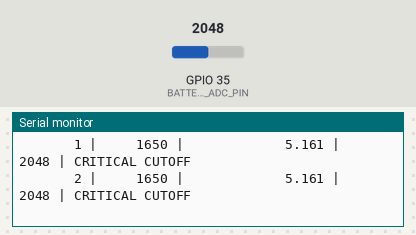
Simulated run of this sketch. Board: ESP32. Shown: the last lines printed to the serial monitor. The test bench sets the inputs (shaded band); at power-on: GPIO 35 (BATTERY_ADC_PIN) = 2048.

Above: at 2.2 s.
2.3 s: GPIO 35 (BATTERY_ADC_PIN) set to 2866
At 3.9 s:
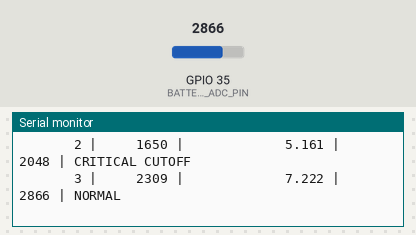
5.3 s: GPIO 35 (BATTERY_ADC_PIN) set to 3603
At 7.0 s:
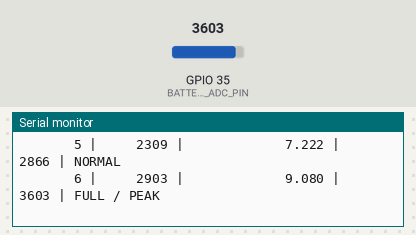
8.3 s: GPIO 35 (BATTERY_ADC_PIN) set to 4095
At 9.5 s:
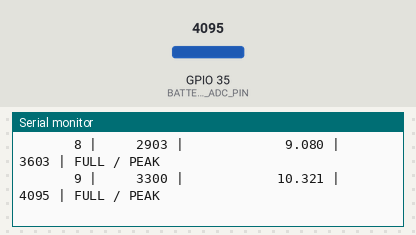
11.3 s: GPIO 35 (BATTERY_ADC_PIN) set to 2047
At 12.1 s:
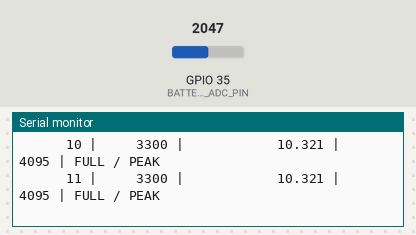
14.3 s: GPIO 35 (BATTERY_ADC_PIN) set to 1228
At 15.1 s:
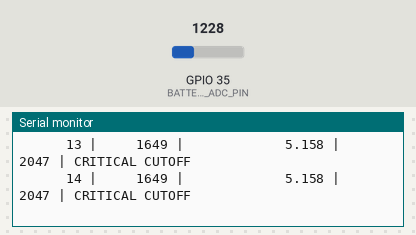
17.3 s: GPIO 35 (BATTERY_ADC_PIN) set to 491
At 17.9 s:
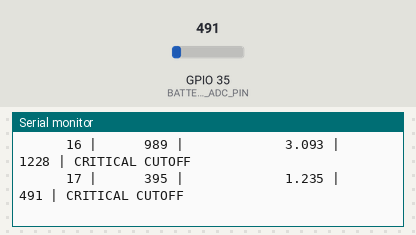
Timing chart, 0 to 20.3 s (numbered marks = the images above; inputs shaded):
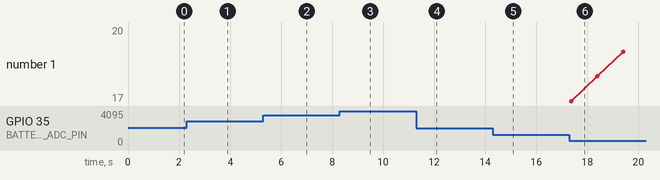

The sketch:

02_adc_calibrate.ino
```cpp
/*
 * Bench Test 02: Battery Voltage Divider Calibration & Noise Filter
 * Board: ESP32 Dev Module (arduino-cli: esp32:esp32:esp32)
 *
 * Hardware Wiring:
 *   2S LiPo (+) (or Bench Supply) ---> 100 kΩ (1%) ---+---> ESP32 GPIO35 (ADC1, input only)
 *                                                     |
 *                                                     +---> 47 kΩ (1%) ---> GND
 *                                                     |
 *                                                     +---> 100 nF cap ---> GND
 *
 * Objective:
 *   1. Explicitly configure 11 dB attenuation (ADC_11db: 150 mV to 3100 mV).
 *   2. Read calibrated millivolts using analogReadMilliVolts() via factory eFuse curves.
 *   3. Filter noise using 32-sample trimmed median-average filter.
 *   4. Output computed pack voltage alongside raw pin voltage for DMM calibration.
 */

#include <Arduino.h>

#define BATTERY_ADC_PIN     35  // ADC1: ADC2 pins don't work while Wi-Fi is on

#define DIVIDER_R1_OHMS     100000.0f  // 100 kΩ top resistor
#define DIVIDER_R2_OHMS      47000.0f  // 47 kΩ bottom resistor
#define DIVIDER_RATIO       ((DIVIDER_R1_OHMS + DIVIDER_R2_OHMS) / DIVIDER_R2_OHMS) // 3.12766f

// Trim multiplier (adjust if DMM measurement differs slightly from nominal resistor values)
float calibration_trim = 1.000f;

uint32_t readFilteredPinMilliVolts() {
    const int NUM_SAMPLES = 32;
    uint32_t samples[NUM_SAMPLES];

    for (int i = 0; i < NUM_SAMPLES; i++) {
        samples[i] = analogReadMilliVolts(BATTERY_ADC_PIN);
        delayMicroseconds(500);
    }

    // Simple bubble sort for trimmed average
    for (int i = 0; i < NUM_SAMPLES - 1; i++) {
        for (int j = 0; j < NUM_SAMPLES - i - 1; j++) {
            if (samples[j] > samples[j + 1]) {
                uint32_t temp = samples[j];
                samples[j] = samples[j + 1];
                samples[j + 1] = temp;
            }
        }
    }

    // Discard 4 lowest and 4 highest outliers, average middle 24
    uint32_t sum = 0;
    for (int i = 4; i < NUM_SAMPLES - 4; i++) {
        sum += samples[i];
    }

    return sum / (NUM_SAMPLES - 8);
}

void setup() {
    Serial.begin(115200);
    delay(1000);
    Serial.println("\n=== Battery ADC Calibration Test Initializing ===");

    // MANDATORY: Configure 11 dB attenuation for 0.15 - 3.1 V range
    analogSetPinAttenuation(BATTERY_ADC_PIN, ADC_11db);
    Serial.println("GPIO35 set to 11 dB attenuation (ADC_11db).");
    Serial.println("Connect DMM across battery terminals to compare readings.\n");
    Serial.println("Time (s) | Pin (mV) | Computed Pack (V) | Raw ADC | Status");
    Serial.println("---------+----------+-------------------+---------+------------------");
}

void loop() {
    uint32_t raw_adc = analogRead(BATTERY_ADC_PIN);
    uint32_t pin_mv = readFilteredPinMilliVolts();
    float pack_voltage = (pin_mv * DIVIDER_RATIO * calibration_trim) / 1000.0f;

    String status = "NORMAL";
    if (pack_voltage >= 8.40f) {
        status = "FULL / PEAK";
    } else if (pack_voltage <= 6.20f) {
        status = "CRITICAL CUTOFF";
    } else if (pack_voltage <= 6.60f) {
        status = "THROTTLE LIMIT (60%)";
    } else if (pack_voltage <= 7.00f) {
        status = "LOW BATT WARNING";
    }

    Serial.printf("%8lu | %8u | %17.3f | %7u | %s\n",
                  millis() / 1000, pin_mv, pack_voltage, raw_adc, status.c_str());

    delay(1000);
}
```

Measured:
- after the input at 2.3 s, the serial monitor: prints a new line after 0.78 s (image 1)
- after the input at 5.3 s, the serial monitor: prints a new line after 0.84 s (image 2)
- after the input at 8.3 s, the serial monitor: prints a new line after 0.90 s (image 3)
- after the input at 17.3 s, the serial monitor: prints a new line after 0.06 s (image 6)
